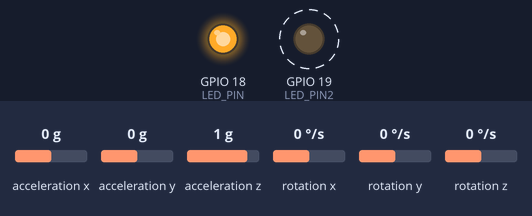
A sketch run on a simulated ESP32. Shown: output pins drawn as LEDs (lit = HIGH). Wiring (inferred from the names in the program): MPU-6050 motion sensor at I2C address 0x68. Dashed ring = blinking. Inputs (shaded band) come from the test bench; at power-on: acceleration x 0 g, acceleration y 0 g, acceleration z 1 g, rotation x 0 °/s, rotation y 0 °/s, rotation z 0 °/s. WiFi joins after 1.5 s; servers stay silent unless stated; uploads are accepted with an empty reply; what the sketch prints to the serial monitor is not drawn.

Above: at 1.6 s.
Timing chart, 0 to 4.5 s (numbered marks = the images above):
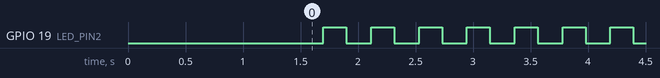

Measured:
- by itself, GPIO 19 (LED_PIN2): alternates HIGH for 0.20 s and LOW for 0.22 s

The sketch:

esp32_strem.ino
```cpp
#include <ArduinoJson.h>
#include <HTTPClient.h>
#include <WiFi.h>
#include <Wire.h>

// ─── WiFi & Server Config ────────────────────────────────────
const char* WIFI_SSID = "GEMINI";
const char* WIFI_PASSWORD = "123456789";
const char* SERVER_URL = "http://10.192.5.194:8000/api/sensor";

const String DEVICE_ID = "ESP32-NODE-1";

// ─── Hardware ────────────────────────────────────────────────
const int MPU_ADDR = 0x68;
const int LED_PIN = 18;    // D18 – Network Status
const int LED_PIN2 = 19;   // D19 – Activity Blink

// ─── Batching ────────────────────────────────────────────────
const int BATCH_SIZE = 10;
float accBatch[BATCH_SIZE][3];
float gyroBatch[BATCH_SIZE][3];
int batchIndex = 0;

void setup() {
  Serial.begin(115200);
  Wire.begin();

  pinMode(LED_PIN, OUTPUT);
  pinMode(LED_PIN2, OUTPUT);
  digitalWrite(LED_PIN, LOW);
  digitalWrite(LED_PIN2, LOW);

  // Connect WiFi
  WiFi.begin(WIFI_SSID, WIFI_PASSWORD);
  while (WiFi.status() != WL_CONNECTED) {
    delay(500);
    Serial.print(".");
  }
  Serial.println("\nWiFi connected!");
  digitalWrite(LED_PIN, HIGH); // Turn on D18 to show WiFi connected

  initMPU6050();
}

void loop() {
  readMPUSample();

  batchIndex++;
  if (batchIndex >= BATCH_SIZE) {
    sendData();
    batchIndex = 0;
  }

  delay(20); // ~50Hz sampling rate
}

void initMPU6050() {
  Wire.beginTransmission(MPU_ADDR);
  Wire.write(0x6B);
  Wire.write(0x00);
  Wire.endTransmission(true);

  Wire.beginTransmission(MPU_ADDR);
  Wire.write(0x1C);
  Wire.write(0x18); // Accelerometer ±16 g
  Wire.endTransmission(true);

  Wire.beginTransmission(MPU_ADDR);
  Wire.write(0x1B);
  Wire.write(0x18); // Gyroscope ±2000°/s
  Wire.endTransmission(true);
}

void readMPUSample() {
  Wire.beginTransmission(MPU_ADDR);
  Wire.write(0x3B);
  Wire.endTransmission(false);
  Wire.requestFrom(MPU_ADDR, 14, true);

  if (Wire.available() < 14) return;

  int16_t rawAcX = Wire.read() << 8 | Wire.read();
  int16_t rawAcY = Wire.read() << 8 | Wire.read();
  int16_t rawAcZ = Wire.read() << 8 | Wire.read();
  Wire.read(); Wire.read(); // skip temp
  int16_t rawGyX = Wire.read() << 8 | Wire.read();
  int16_t rawGyY = Wire.read() << 8 | Wire.read();
  int16_t rawGyZ = Wire.read() << 8 | Wire.read();

  accBatch[batchIndex][0] = (rawAcX / 2048.0f) * 9.81f;
  accBatch[batchIndex][1] = (rawAcY / 2048.0f) * 9.81f;
  accBatch[batchIndex][2] = (rawAcZ / 2048.0f) * 9.81f;

  gyroBatch[batchIndex][0] = rawGyX / 16.4f;
  gyroBatch[batchIndex][1] = rawGyY / 16.4f;
  gyroBatch[batchIndex][2] = rawGyZ / 16.4f;
}

void sendData() {
  digitalWrite(LED_PIN2, HIGH); // Blink D19 when sending

  WiFiClient client;
  HTTPClient http;
  http.begin(client, SERVER_URL);
  http.addHeader("Content-Type", "application/json");

  StaticJsonDocument<4096> doc;
  doc["device_id"] = DEVICE_ID;

  JsonArray acc = doc.createNestedArray("acc");
  JsonArray gyro = doc.createNestedArray("gyro");

  for (int i = 0; i < BATCH_SIZE; i++) {
    JsonArray a = acc.createNestedArray();
    a.add(accBatch[i][0]);
    a.add(accBatch[i][1]);
    a.add(accBatch[i][2]);

    JsonArray g = gyro.createNestedArray();
    g.add(gyroBatch[i][0]);
    g.add(gyroBatch[i][1]);
    g.add(gyroBatch[i][2]);
  }

  String payload;
  serializeJson(doc, payload);

  int httpCode = http.POST(payload);
  if (httpCode > 0) {
    Serial.println("Batch sent successfully.");
  } else {
    Serial.println("HTTP request failed.");
  }

  http.end();
  digitalWrite(LED_PIN2, LOW);
}
```
